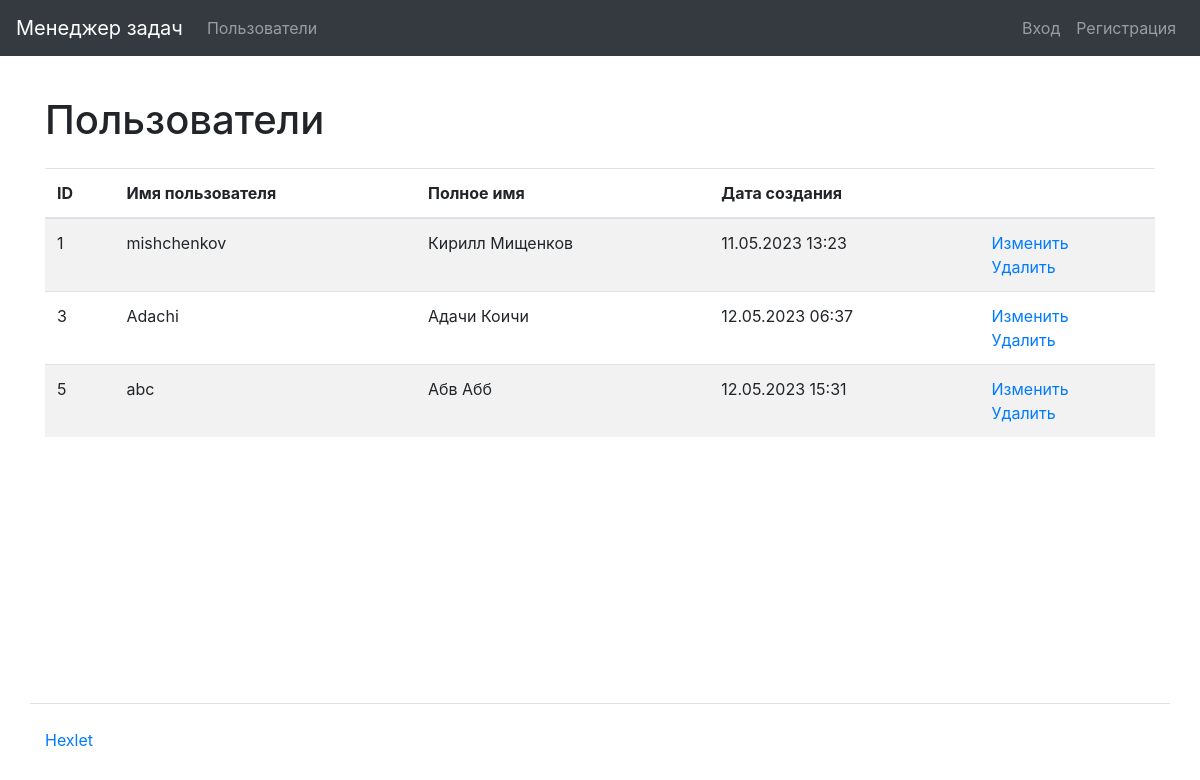
Before: /users/ with the older database file.
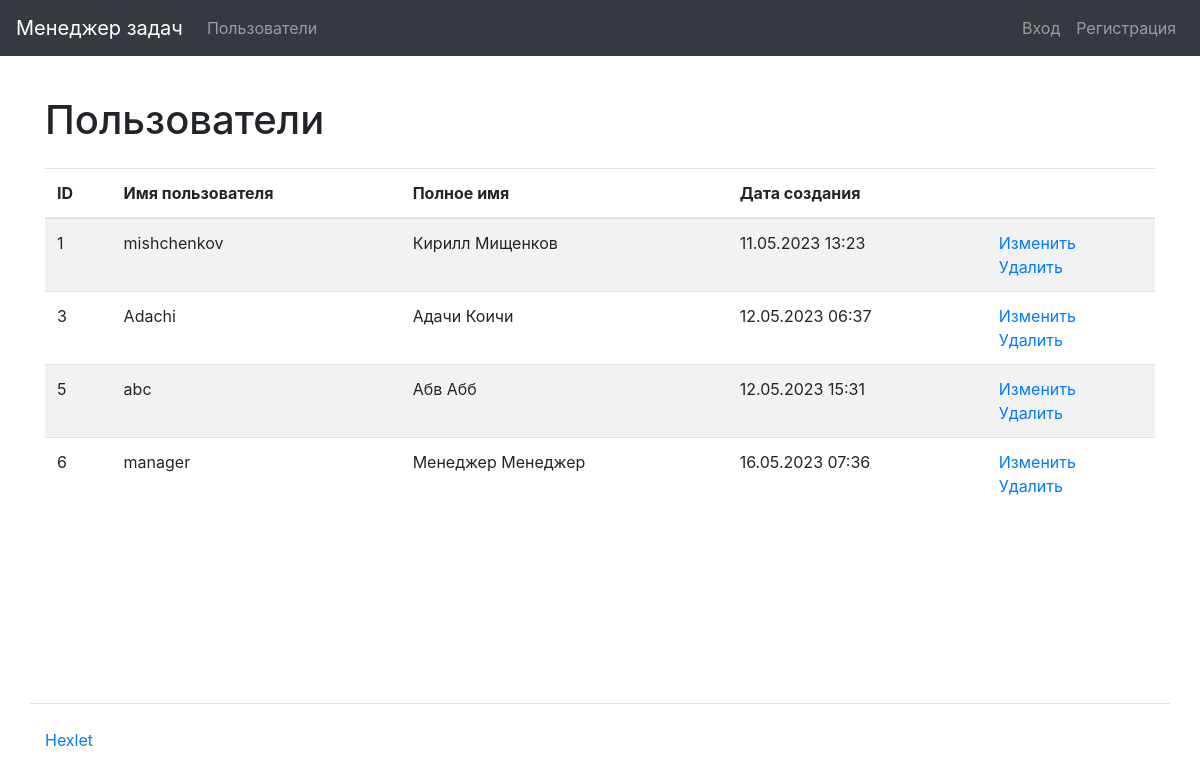
After: the same page with the newer database file.
### task_manager/users/models.py (models this page shows, shortened)
class User(AbstractUser):
    first_name = models.CharField(max_length=150)
    last_name = models.CharField(max_length=150)

### task_manager/users/views.py (the view)
# urls.py: path('', UsersListView.as_view(), name='users_list'),
class UsersListView(ListView):
    template_name = "users/list.html"
    context_object_name = 'users_list'
    def get_queryset(self):
            model = User
            return model.objects.all()

### task_manager/templates/users/list.html
{% extends "base.html" %}
{% load bootstrap4 %}
{% load i18n %}
{% block content %}
    <h1 class="my-4">{% trans "Users" %}</h1>
    <table class="table table-striped">
        <thead>
            <tr>
                <th>ID</th>
                <th>{% trans 'Username' %}</th>
                <th>{% trans 'Full name' %}</th>
                <th>{% trans 'Creation date' %}</th>
                <th></th>
            </tr>
        </thead>
        <tbody>
            {% for user in users_list %}
                <tr>
                    <td>{{ user.id }}</td>
                    <td>{{ user.username }}</td>
                    <td>{{ user.first_name }} {{ user.last_name }}</td>
                    <td>{{ user.date_joined|date:"d.m.Y H:i" }}</td>
                    <td>
                      <a href="{% url 'user_update' user.id %}">{% trans 'Update' %}</a>
                      <br>
                      <a href="{% url 'user_delete' user.id %}">{% trans 'Delete' %}</a>
                    </td>
                </tr>
            {% endfor %}
        </tbody>
    </table>
{% endblock %}

Changed rows visible on the page:
added User: id "6", username "manager", first_name "Менеджер", last_name "Менеджер", date_joined "16.05.2023 07:36"
